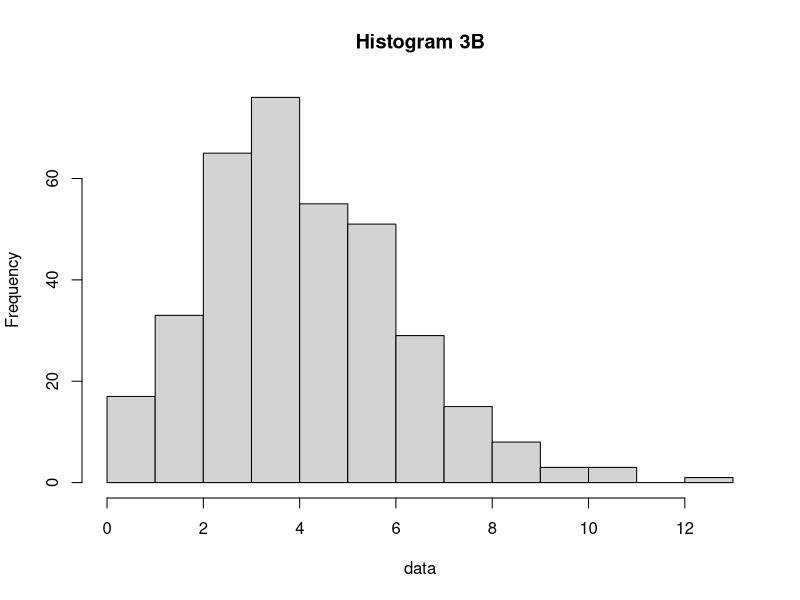

R code for this plot:
# A
ratHis = 4.5
n = 6
pois = function(ratHis, n){
  return ((exp(-ratHis)* ratHis^n)/factorial(n))
}

print(paste("Peluang = ", pois(ratHis, n)), quote=FALSE)

# B
n = 6
data = rpois(356, ratHis)
text = "Histogram 3B"
hist(data, main = text)

# C
# D
Rataan = ratHis
Varian = ratHis
print(paste("Rataan = ", Rataan), quote=FALSE)
print(paste("Varian = ", Varian), quote=FALSE)